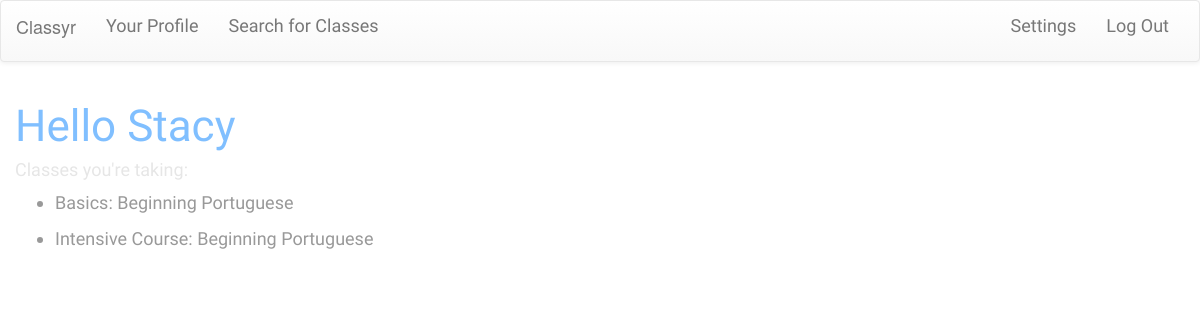
The page /profile/Stacy (signed in) on the database as committed earlier.
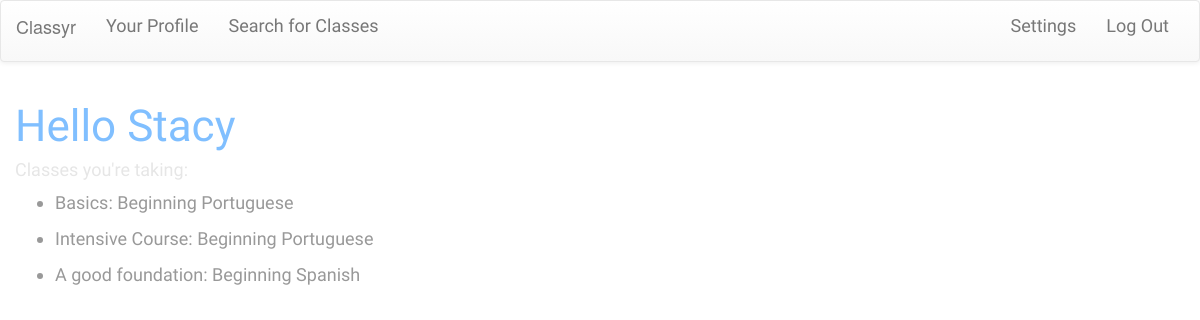
The same page on the database as committed later.
### model.py (models this page shows)
class User(db.Model):
    __tablename__ = "users"
    user_id = db.Column(db.Integer, primary_key=True, autoincrement=True)
    username = db.Column(db.String(40), nullable=False)
    email = db.Column(db.String(100), nullable=False)
    password = db.Column(db.String(30), nullable=False)
    fname = db.Column(db.String(60))
    lname = db.Column(db.String(100))
    is_teacher = db.Column(db.Boolean, nullable=False)
    image = db.Column(db.String(150))
    bio = db.Column(db.String(300))
    def __repr__(self):
        return "<User user_id={} email={}>".format(self.user_id, self.email)

class Classroom(db.Model):
    __tablename__ = "classes"
    class_id = db.Column(db.Integer, autoincrement=True, primary_key=True)
    class_name = db.Column(db.String(35), nullable=False)
    language = db.Column(db.String(40), nullable=False)
    level = db.Column(db.String, nullable=False)
    cost = db.Column(db.Integer, nullable=True)
    per_time = db.Column(db.String, nullable=False)
    base_price = db.Column(db.Float)
    min_students = db.Column(db.Integer, nullable=False)
    max_students = db.Column(db.Integer, nullable=False)
    address = db.Column(db.String, nullable=True)
    class_days = db.Column(db.String, nullable=False)
    start_date = db.Column(db.DateTime, nullable=False)
    end_date = db.Column(db.DateTime, nullable=True)
    start_time = db.Column(db.DateTime, nullable=False)
    end_time = db.Column(db.DateTime, nullable=False)
    rating = db.Column(db.Integer, nullable=True)
    rating_count = db.Column(db.Integer)
    create_date = db.Column(db.DateTime)
    c_count = db.Column(db.Integer)
    hide_reviews = db.Column(db.Boolean, default=0)
    def __repr__(self):
        return "<Class class_id={} language={}>".format(self.class_id, self.language)

### server.py (the view)
@app.route('/profile/<user_username>')
def profile(user_username):
    session_id = session["user_id"]
    print "session_id"
    print session_id
    user_email = db.session.query(User).filter(User.user_id == session_id).first()
    print "user_email"
    print user_email
    user_classes = db.session.query(Classroom).join(ClassUser).filter(ClassUser.user_id == session_id).all()
    print user_classes
    print "bonitinha"
    return render_template("profile.html", user_email=user_email, user_classes=user_classes, user_username=user_username)

### templates/profile.html (shortened to what this page needs)
{% extends 'base.html' %}
{% block body %}
<div id="basic-class" class="col-sm-6 col-md-5 col-lg-6">
<h1>Hello {{ user_email.fname }}</h1>
{% if user_email.is_teacher == 0 %}
<h5>Classes you're taking:</h5>
<ul id="users-classes">
{% for item in user_classes %}
<a href="/enrolled-in/{{ item.class_id }}"><li>{{ item.class_name }}: {{ item.level }} {{ item.language }}</li></a>
{% endfor %}
</ul>
{% endif %}
</div>
{% endblock %}

### templates/base.html (shortened to what this page needs)
<!doctype html>
<html>
<head>
  <link rel="stylesheet" href="https://maxcdn.bootstrapcdn.com/bootstrap/3.3.5/css/bootstrap.min.css">
  <link rel="stylesheet" href="https://maxcdn.bootstrapcdn.com/bootstrap/3.3.5/css/bootstrap-theme.min.css">
  <link rel="stylesheet" type="text/css" href="static/map.css">
  <link rel="stylesheet" type="text/css" href="/static/project.css">
</head>
<body>
{% if session %}
<nav class="navbar navbar-default">
  <div class="container-fluid">
        <div class="navbar-header">
          <a class="navbar-brand" href="/">Classyr</a>
        </div>
    <div class="collapse navbar-collapse" id="bs-example-navbar-collapse-1">
      <ul class="nav navbar-nav navbar-left" >
        <li><a href="/profile/{{ user_username }}">Your Profile</a></li>
        <li><a href="/search">Search for Classes</a></li>
      </ul>
        <ul class="nav navbar-nav navbar-right">
          <li><a href="/settings/{{ user_username }}">Settings</a></li>
          <li><a href="/logout">Log Out</a></li>
        </ul>
    </div>
  </div>
</nav>
{% endif %}
  {% block body %}
  {% endblock %}
  </body>
</html>

### static/project.css (style rules this page uses)
body { background-image: url(/static/stardust.png) }
h1 { font-family: 'Courgette', cursive; font-size: 44px; color: #80bfff; }
h5 { font-family: 'PT Sans', sans-serif; font-size: 18px; color: #e6e6e6; }
li { font-family: 'PT Sans', sans-serif; font-size: 18px; color: #999999; padding-bottom: 10px; }

Rows that differ between the two databases and show on the page:
now on this page (row edited): Classroom: class_name "A good foundation", level "Beginning", language "Spanish"
